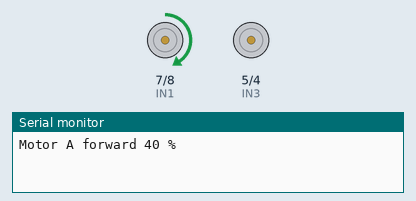
Simulated run of this sketch. Board: Arduino Uno, built with avr-gcc and run on an emulated ATmega328P. Parts: motor-driver pin pairs drawn as motors (green arrow = first pin HIGH = forward, orange = second pin HIGH = backward, longer = more drive, scaled by the enable pin), the last lines printed to the serial monitor.

Above: at 0.1 s.
At 14.1 s:
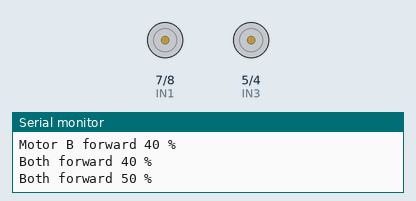
At 25.1 s:
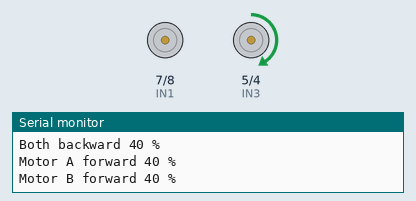
At 37.1 s:
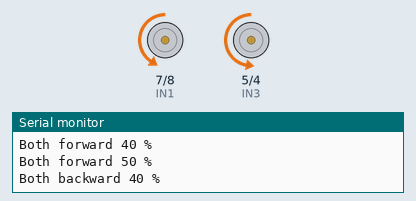
Timing chart, 0 to 38.6 s (numbered marks = the images above):
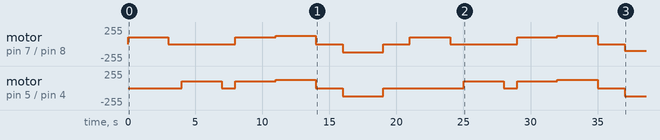

Measured:
- by itself, motor on pin 5 (IN3) / pin 4 (IN4): stopped → forward 102/255 at 4.0 s, → stopped 3.0 s later, → forward 102/255 1.0 s later, → forward 127/255 3.0 s later, … (13 changes in this stretch)
- by itself, motor on pin 7 (IN1) / pin 8 (IN2): stopped → forward 102/255 at 0.00 s, → stopped 3.0 s later, → forward 102/255 5.0 s later, → forward 127/255 3.0 s later, … (13 changes in this stretch)

The sketch:

MainWheels_testcode.ino
```cpp
// Two DC motors on an L298N
const int ENA = 9, IN1 = 7, IN2 = 8;    // Motor A
const int ENB = 10, IN3 = 5, IN4 = 4;   // Motor B
const int MAX_DUTY = 80;                // % cap; raise to 100 if motors are 12V

void setSpeedA(int p) { analogWrite(ENA, map(constrain(p, 0, MAX_DUTY), 0, 100, 0, 255)); }
void setSpeedB(int p) { analogWrite(ENB, map(constrain(p, 0, MAX_DUTY), 0, 100, 0, 255)); }

void forwardA()  { digitalWrite(IN1, HIGH); digitalWrite(IN2, LOW); }
void backwardA() { digitalWrite(IN1, LOW);  digitalWrite(IN2, HIGH); }
void stopA()     { digitalWrite(IN1, LOW);  digitalWrite(IN2, LOW); setSpeedA(0); }

void forwardB()  { digitalWrite(IN3, HIGH); digitalWrite(IN4, LOW); }
void backwardB() { digitalWrite(IN3, LOW);  digitalWrite(IN4, HIGH); }
void stopB()     { digitalWrite(IN3, LOW);  digitalWrite(IN4, LOW); setSpeedB(0); }

void setup() {
  pinMode(ENA, OUTPUT); pinMode(IN1, OUTPUT); pinMode(IN2, OUTPUT);
  pinMode(ENB, OUTPUT); pinMode(IN3, OUTPUT); pinMode(IN4, OUTPUT);
  stopA(); stopB();
  Serial.begin(9600);
}

void loop() {
  Serial.println("Motor A forward 40 %");
  forwardA(); setSpeedA(40); delay(3000);
  stopA(); delay(1000);

  Serial.println("Motor B forward 40 %");
  forwardB(); setSpeedB(40); delay(3000);
  stopB(); delay(1000);

  Serial.println("Both forward 40 %");
  forwardA(); forwardB(); setSpeedA(40); setSpeedB(40); delay(3000);

  Serial.println("Both forward 50 %");
  setSpeedA(50); setSpeedB(50); delay(3000);
  stopA(); stopB(); delay(2000);

  Serial.println("Both backward 40 %");
  backwardA(); backwardB(); setSpeedA(40); setSpeedB(40); delay(3000);
  stopA(); stopB(); delay(2000);
}
```
